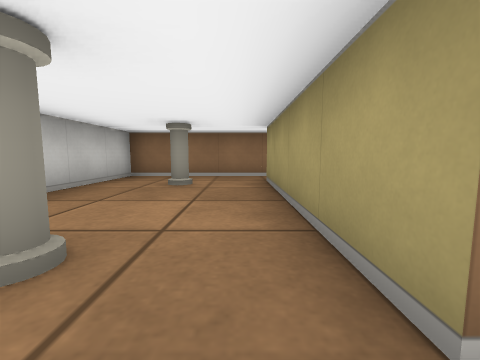
[1] (above)

12 first-person views from a walk through a cub3D level. The camera is about half as high as the walls, tilts 6° down and sees 90° across. The floor is counted in squares. Each view is taken from the middle of a square. On the plan, view 1 faces up. The plan holds only what a view shows up to about 9 squares ahead; the rest is blank.

[2]
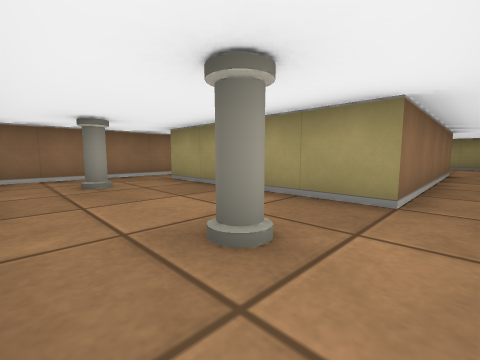

[3]
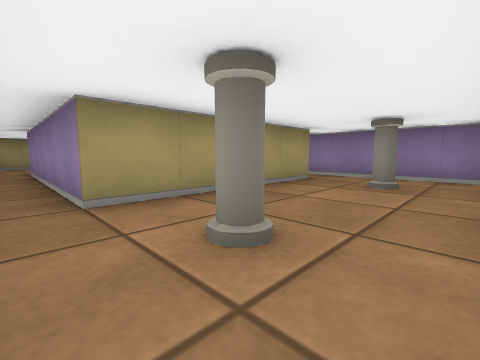

[4]
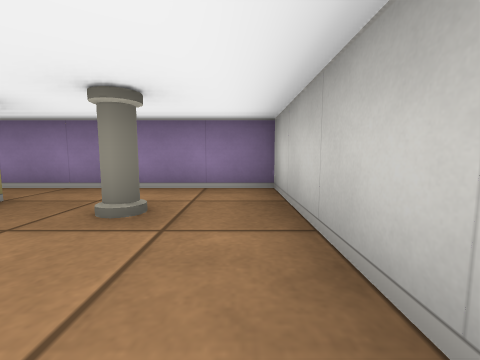

[5]
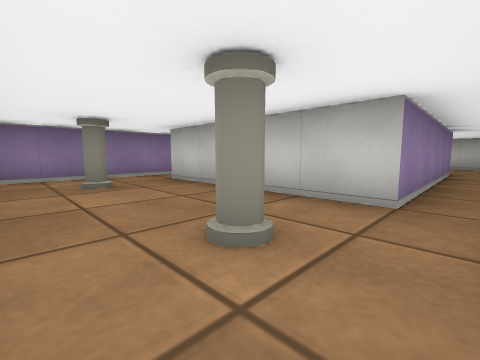

[6]
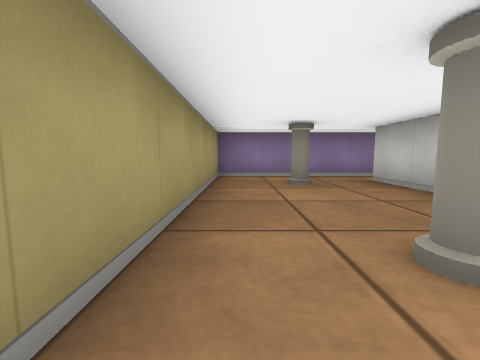

[7]
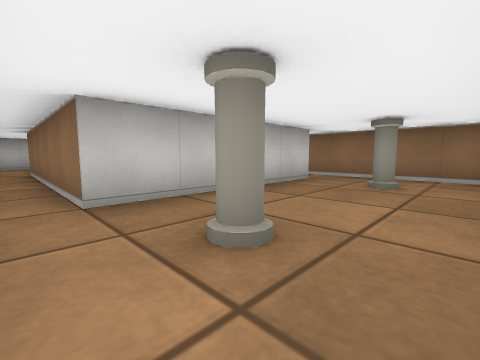

[8]
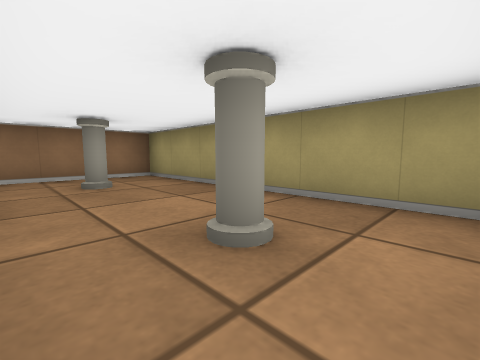

[9]
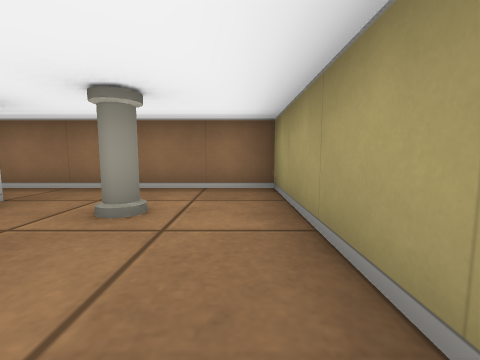

[10]
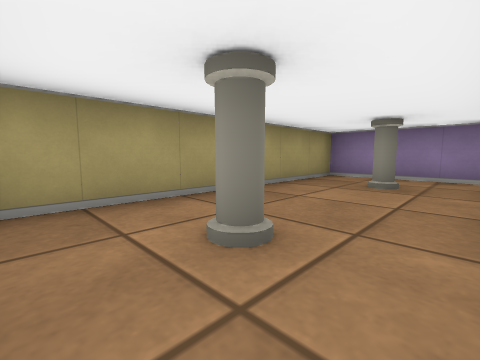

[11]
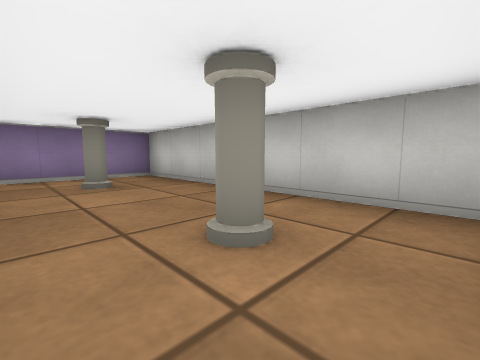

[12]
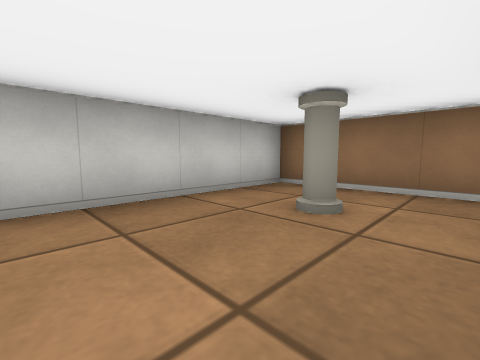

### Floor plan
Points are (right, up) in squares from view 1. A wall is a line through its corners. A room is listed if a view was taken in it or the views show most of it. See-through windows are left out.
Room 1 (views 1, 2, 3, 4, 11, 12)
walls: (1.1, 5.5) (-2.5, 5.5) (-2.5, -0.5) (1.5, -0.5); (5.5, 0.5) (0.5, 0.5) (0.5, 4.5) (5.5, 4.5); (5.5, 5.5) (4.5, 5.5)
ways out: opening at (5, 0) to room 2; opening at (5, 5) to room 2
objects: pillar (-1, 1); pillar (-1, 4)
Room 2 (views 5, 6, 7, 8, 9, 10)
walls: (5.5, 4.5) (5.5, 0.5); (4.9, -0.5) (8.5, -0.5) (8.5, 5.5) (5.5, 5.5)
ways out: opening at (5, 0) to room 1; opening at (5, 5) to room 1
objects: pillar (7, 1); pillar (7, 4)

Where each view was taken, in squares from view 1:
view 1: 0 up, 0 right, facing up
view 2: 0 up, 2 left, facing up-right
view 3: 5 up, 2 left, facing down-right
view 4: 3 up, 2 left, facing down
view 5: 5 up, 8 right, facing down-left
view 6: 5 up, 8 right, facing down
view 7: 0 up, 8 right, facing up-left
view 8: 0 up, 6 right, facing up-right
view 9: 2 up, 8 right, facing up
view 10: 5 up, 6 right, facing down-right
view 11: 5 up, 0 right, facing down-left
view 12: 2 up, 0 right, facing up-left
